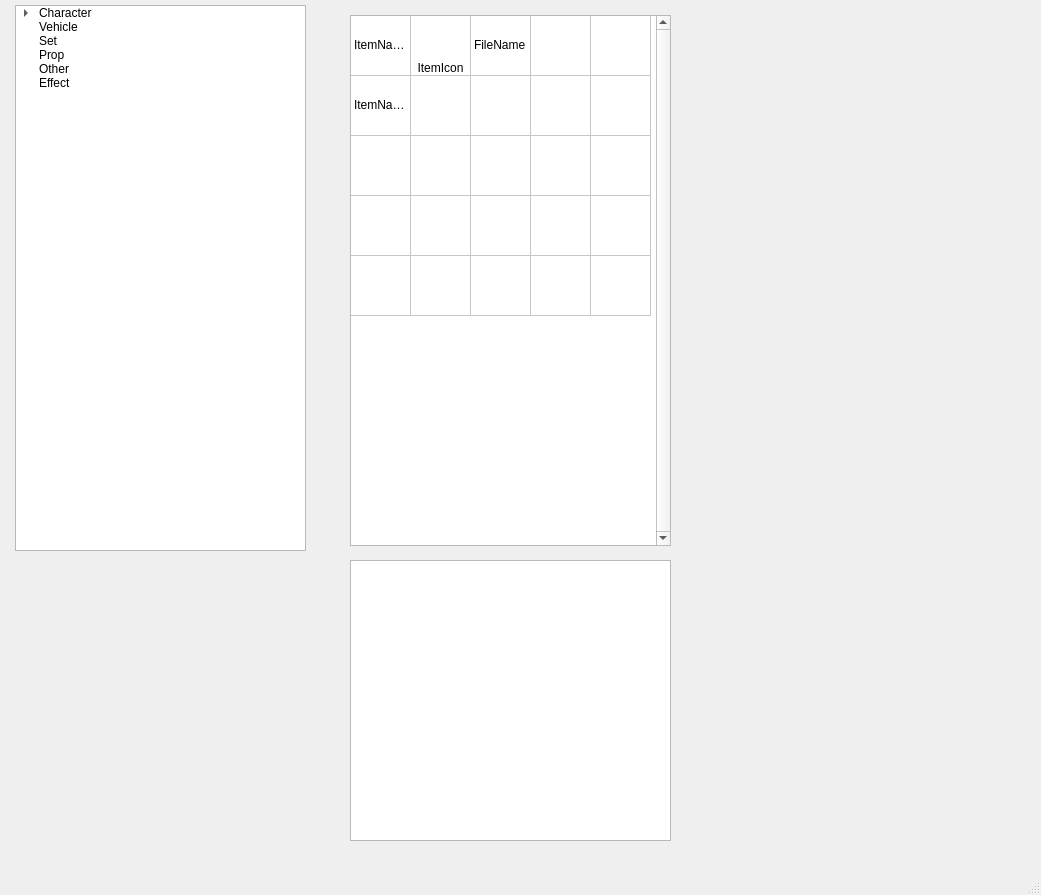
<?xml version="1.0" encoding="UTF-8"?>
<ui version="4.0">
 <class>MainWindow</class>
 <widget class="QMainWindow" name="MainWindow">
  <property name="geometry">
   <rect>
    <x>0</x>
    <y>0</y>
    <width>1041</width>
    <height>895</height>
   </rect>
  </property>
  <property name="windowTitle">
   <string>MainWindow</string>
  </property>
  <widget class="QWidget" name="centralwidget">
   <widget class="QTreeWidget" name="treeWidget">
    <property name="geometry">
     <rect>
      <x>15</x>
      <y>5</y>
      <width>291</width>
      <height>546</height>
     </rect>
    </property>
    <property name="dragEnabled">
     <bool>true</bool>
    </property>
    <property name="dragDropMode">
     <enum>QAbstractItemView::InternalMove</enum>
    </property>
    <property name="columnCount">
     <number>2</number>
    </property>
    <attribute name="headerVisible">
     <bool>false</bool>
    </attribute>
    <attribute name="headerCascadingSectionResizes">
     <bool>false</bool>
    </attribute>
    <attribute name="headerDefaultSectionSize">
     <number>150</number>
    </attribute>
    <attribute name="headerHighlightSections">
     <bool>false</bool>
    </attribute>
    <attribute name="headerMinimumSectionSize">
     <number>25</number>
    </attribute>
    <column>
     <property name="text">
      <string>assetName</string>
     </property>
    </column>
    <column>
     <property name="text">
      <string>assetProcess</string>
     </property>
    </column>
    <item>
     <property name="text">
      <string>Character</string>
     </property>
     <property name="text">
      <string/>
     </property>
     <item>
      <property name="text">
       <string>anna</string>
      </property>
      <property name="text">
       <string>model</string>
      </property>
     </item>
     <item>
      <property name="text">
       <string>tiger</string>
      </property>
      <property name="text">
       <string/>
      </property>
     </item>
     <item>
      <property name="text">
       <string>joey</string>
      </property>
      <property name="text">
       <string/>
      </property>
     </item>
    </item>
    <item>
     <property name="text">
      <string>Vehicle</string>
     </property>
     <property name="text">
      <string/>
     </property>
    </item>
    <item>
     <property name="text">
      <string>Set</string>
     </property>
     <property name="text">
      <string/>
     </property>
    </item>
    <item>
     <property name="text">
      <string>Prop</string>
     </property>
     <property name="text">
      <string/>
     </property>
    </item>
    <item>
     <property name="text">
      <string>Other</string>
     </property>
     <property name="text">
      <string/>
     </property>
    </item>
    <item>
     <property name="text">
      <string>Effect</string>
     </property>
    </item>
   </widget>
   <widget class="QTableWidget" name="tableWidget">
    <property name="geometry">
     <rect>
      <x>350</x>
      <y>15</y>
      <width>321</width>
      <height>531</height>
     </rect>
    </property>
    <property name="inputMethodHints">
     <set>Qt::ImhNone</set>
    </property>
    <property name="verticalScrollBarPolicy">
     <enum>Qt::ScrollBarAlwaysOn</enum>
    </property>
    <property name="dragEnabled">
     <bool>true</bool>
    </property>
    <property name="dragDropMode">
     <enum>QAbstractItemView::DragOnly</enum>
    </property>
    <property name="iconSize">
     <size>
      <width>60</width>
      <height>60</height>
     </size>
    </property>
    <property name="rowCount">
     <number>5</number>
    </property>
    <property name="columnCount">
     <number>5</number>
    </property>
    <attribute name="horizontalHeaderVisible">
     <bool>false</bool>
    </attribute>
    <attribute name="horizontalHeaderCascadingSectionResizes">
     <bool>false</bool>
    </attribute>
    <attribute name="horizontalHeaderDefaultSectionSize">
     <number>60</number>
    </attribute>
    <attribute name="horizontalHeaderMinimumSectionSize">
     <number>25</number>
    </attribute>
    <attribute name="horizontalHeaderShowSortIndicator" stdset="0">
     <bool>false</bool>
    </attribute>
    <attribute name="horizontalHeaderStretchLastSection">
     <bool>false</bool>
    </attribute>
    <attribute name="verticalHeaderVisible">
     <bool>false</bool>
    </attribute>
    <attribute name="verticalHeaderCascadingSectionResizes">
     <bool>false</bool>
    </attribute>
    <attribute name="verticalHeaderDefaultSectionSize">
     <number>60</number>
    </attribute>
    <attribute name="verticalHeaderHighlightSections">
     <bool>true</bool>
    </attribute>
    <attribute name="verticalHeaderMinimumSectionSize">
     <number>25</number>
    </attribute>
    <row>
     <property name="text">
      <string>新增列</string>
     </property>
    </row>
    <row>
     <property name="text">
      <string>1a</string>
     </property>
    </row>
    <row>
     <property name="text">
      <string>2a</string>
     </property>
    </row>
    <row>
     <property name="text">
      <string>3a</string>
     </property>
    </row>
    <row/>
    <column>
     <property name="text">
      <string>ItemName</string>
     </property>
     <property name="textAlignment">
      <set>AlignLeading|AlignVCenter</set>
     </property>
    </column>
    <column>
     <property name="text">
      <string>ItemIcon</string>
     </property>
    </column>
    <column>
     <property name="text">
      <string>MayaPath</string>
     </property>
    </column>
    <column>
     <property name="text">
      <string>RibArchive</string>
     </property>
    </column>
    <column>
     <property name="text">
      <string>GpuCache</string>
     </property>
    </column>
    <item row="0" column="0">
     <property name="text">
      <string>ItemName</string>
     </property>
    </item>
    <item row="0" column="1">
     <property name="text">
      <string>ItemIcon</string>
     </property>
     <property name="textAlignment">
      <set>AlignHCenter|AlignBottom</set>
     </property>
    </item>
    <item row="0" column="2">
     <property name="text">
      <string>FileName</string>
     </property>
    </item>
    <item row="1" column="0">
     <property name="text">
      <string>ItemName2</string>
     </property>
    </item>
   </widget>
   <widget class="QPlainTextEdit" name="plainTextEdit">
    <property name="geometry">
     <rect>
      <x>350</x>
      <y>560</y>
      <width>321</width>
      <height>281</height>
     </rect>
    </property>
   </widget>
  </widget>
  <widget class="QStatusBar" name="statusbar"/>
 </widget>
 <resources/>
 <connections/>
</ui>
